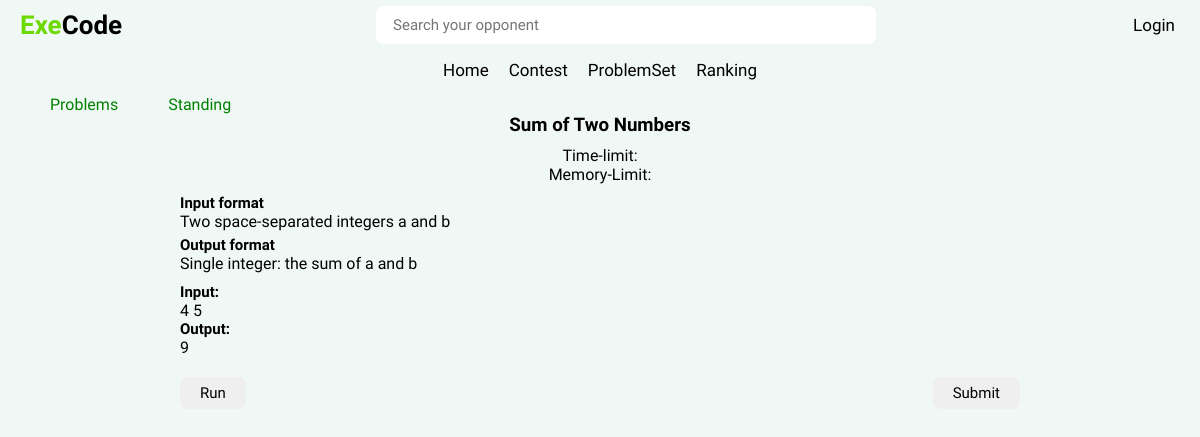
Page /IDE/index.php on the committed database.
### tables this page shows
CREATE TABLE `problem_set` (
  `id` int(11) NOT NULL,
  `title` varchar(255) DEFAULT NULL,
  `description` text DEFAULT NULL,
  `input` text DEFAULT NULL,
  `output` text DEFAULT NULL,
  `input_format` text DEFAULT NULL,
  `output_format` text DEFAULT NULL,
  `difficulty` enum('Easy','Medium','Hard') DEFAULT NULL
);

### IDE/index.php (the view, shortened to what this page needs)
<?php
include("../Include/Connection.php");
$problem_id = isset($_GET['problem_id']) ? intval($_GET['problem_id']) : 1;
$contest_id = isset($_GET['contest_id']) ? intval($_GET['contest_id']) : 0;
$stmt = $conn->prepare("SELECT * FROM problem_set WHERE id = ?");
$stmt->bind_param("i", $problem_id);
$stmt->execute();
$result = $stmt->get_result();
$problem = $result->fetch_assoc();
?>
<!DOCTYPE html>
<html lang="en">
<head>
  <link rel="stylesheet" href="../Include/Navbar.css">
  <link rel="stylesheet" href="../PracticsProblem/problem.css">
</head>
<body>
  <?php include("../Include/Navbar.php"); ?>
  <div class="small-navbar">
    <ul>
      <li><a href="../ProblemSet/problemset.php?contest_id=<?php echo $contest_id; ?>">Problems</a></li>
      <li><a href="../Standing/standing.php?contest_id=<?php echo $contest_id; ?>">Standing</a></li>
    </ul>
  </div>
  <div class="container">
    <h3 class="title"><?= htmlspecialchars($problem['title']) ?></h3>
    <div class="limit">
      <p>Time-limit: <?= htmlspecialchars($problem['time_limit']) ?></p>
      <p>Memory-Limit: <?= htmlspecialchars($problem['memory_limit']) ?></p>
    </div>
    <div class="formate-con">
      <div class="formate">Input format</div>
      <p><?= nl2br(htmlspecialchars($problem['input_format'])) ?></p>
      <div class="formate">Output format</div>
      <p><?= nl2br(htmlspecialchars($problem['output_format'])) ?></p>
    </div>
    <div class="inp-out">
      <div class="in-ou">Input:</div>
      <p id="sampleInput"><?= htmlspecialchars($problem['input']) ?></p>
      <div class="in-ou">Output:</div>
      <p id="expectedOutput"><?= htmlspecialchars($problem['output']) ?></p>
    </div>
    <div class="button-con">
      <button id="run" class="run button">Run</button>
      <button id="submit" class="submit button">Submit</button>
    </div>
  </div>
</body>
</html>

### Include/Navbar.css (style rules this page uses)
* { margin: 0; padding: 0; box-sizing: border-box; font-family: "Ubuntu", sans-serif; }

### PracticsProblem/problem.css (style rules this page uses)
* { padding: 0; margin: 0; box-sizing: border-box; }
body { padding-top: 95px; background-color: #f0f8f5; }
.container { width: 70%; margin: auto; padding-bottom: 100px; }
.container .title { text-align: center; margin-bottom: 10px; }
.limit { text-align: center; margin-bottom: 10px; }
.formate-con { margin-bottom: 10px; }
.formate { font-size: 15px; font-weight: bold; }
.formate+p { margin-bottom: 5px; }
.inp-out { margin-bottom: 10px; }
.in-ou { font-size: 15px; font-weight: bold; }
.button-con { display: flex; justify-content: space-between; }
.button { padding: 7px 20px; font-size: 15px; border: none; border-radius: 8px; cursor: pointer; }
.button-con { padding-top: 10px; }
.small-navbar ul { margin-left: 50px; list-style: none; display: flex; gap: 50px; }
.small-navbar ul li a { text-decoration: none; color: green; }

### rows in the picture
problem_set: title "Sum of Two Numbers", input_format "Two space-separated integers a and b", output_format "Single integer: the sum of a and b", input "4 5", output "9"
